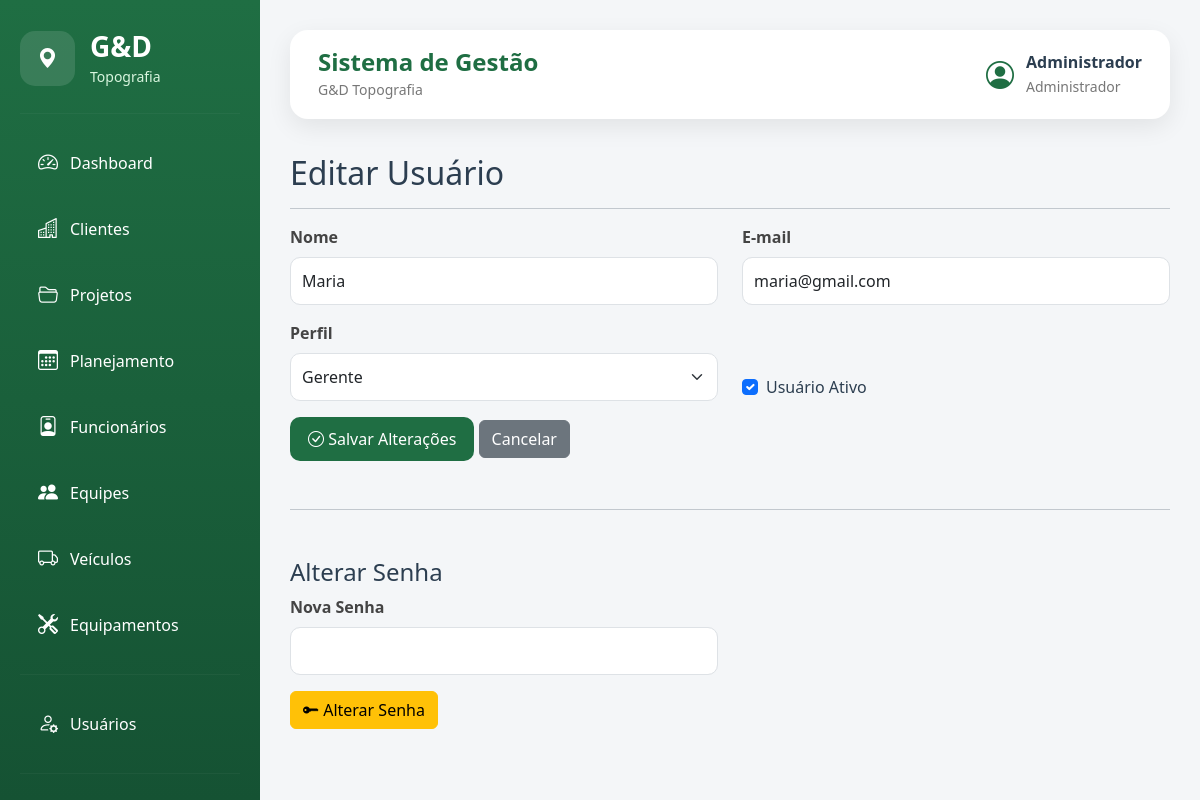
Page /usuarios/editar/2 (signed in) on the committed database.
### models/usuario.py (models this page shows, shortened)
class Usuario(UserMixin, db.Model):
    __tablename__ = "usuarios"
    id = db.Column(db.Integer, primary_key=True)
    nome = db.Column(db.String(100), nullable=False)
    email = db.Column(db.String(120), unique=True, nullable=False)
    senha = db.Column(db.String(255), nullable=False)
    perfil = db.Column(
        db.String(50),
        nullable=False,
        default="Administrador"
    )
    ativo = db.Column(
        db.Boolean,
        nullable=False,
        default=True
    )
    data_criacao = db.Column(
        db.DateTime,
        default=datetime.utcnow
    )
    ultimo_login = db.Column(
        db.DateTime,
        nullable=True
    )
    ultimo_acesso = db.Column(
        db.DateTime,
        nullable=True
    )
    foto = db.Column(
        db.String(255),
        nullable=True
    )
    telefone = db.Column(
        db.String(20),
        nullable=True
    )
    observacoes = db.Column(
        db.Text,
        nullable=True
    )

### routes/usuarios.py (the view)
@usuarios.route("/usuarios/editar/<int:id>")
@login_required
def editar_usuario(id):
    if not somente_admin():
        return redirect("/")
    usuario = Usuario.query.get_or_404(id)
    return render_template(
        "editar_usuario.html",
        usuario=usuario
    )

### app.py (called while the page is built)
@app.context_processor
def inject_csrf_token():
    return dict(csrf_token=generate_csrf)

@login_manager.user_loader
def load_user(user_id):
    return Usuario.query.get(int(user_id))

### routes/usuarios.py (called while the page is built)
def somente_admin():
    if current_user.perfil != "Administrador":
        flash("Você não possui permissão para acessar esta área.", "danger")
        return False
    return True

### templates/editar_usuario.html (shortened to what this page needs)
{% extends "layout/base.html" %}
{% block content %}
<h2>Editar Usuário</h2>
<hr>
<form action="{{ url_for('usuarios.atualizar_usuario', id=usuario.id) }}"
      method="POST">
    <div class="row">
        <div class="col-md-6 mb-3">
            <label class="form-label">Nome</label>
            <input
                type="text"
                class="form-control"
                name="nome"
                value="{{ usuario.nome }}"
                required>
        </div>
        <div class="col-md-6 mb-3">
            <label class="form-label">E-mail</label>
            <input
                type="email"
                class="form-control"
                name="email"
                value="{{ usuario.email }}"
                required>
        </div>
        <div class="col-md-6 mb-3">
            <label class="form-label">Perfil</label>
            <select
                class="form-select"
                name="perfil"
                required>
                <option value="Gerente"
                    {% if usuario.perfil == "Gerente" %}selected{% endif %}>
                    Gerente
                </option>
            </select>
        </div>
        <div class="col-md-6 mb-3 d-flex align-items-end">
            <div class="form-check">
                <input
                    class="form-check-input"
                    type="checkbox"
                    id="ativo"
                    name="ativo"
                    {% if usuario.ativo %}checked{% endif %}>
                <label class="form-check-label" for="ativo">
                    Usuário Ativo
                </label>
            </div>
        </div>
    </div>
    <button type="submit" class="btn btn-success">
        <i class="bi bi-check-circle"></i>
        Salvar Alterações
    </button>
    <a href="{{ url_for('usuarios.listar_usuarios') }}"
       class="btn btn-secondary">
        Cancelar
    </a>
</form>
<hr class="my-5">
<h4>Alterar Senha</h4>
<form action="{{ url_for('usuarios.alterar_senha', id=usuario.id) }}"
      method="POST">
    <div class="row">
        <div class="col-md-6 mb-3">
            <label class="form-label">Nova Senha</label>
            <input
                type="password"
                class="form-control"
                name="senha"
                required>
        </div>
    </div>
    <button type="submit" class="btn btn-warning">
        <i class="bi bi-key-fill"></i>
        Alterar Senha
    </button>
</form>
{% endblock %}

### templates/layout/base.html (shortened to what this page needs)
<!DOCTYPE html>
<html lang="pt-BR">
<head>
    <link href="https://cdn.jsdelivr.net/npm/bootstrap@5.3.3/dist/css/bootstrap.min.css" rel="stylesheet">
    <link href="https://cdn.jsdelivr.net/npm/bootstrap-icons@1.11.3/font/bootstrap-icons.css" rel="stylesheet">
    <link rel="stylesheet" href="{{ url_for('static', filename='css/style.css') }}">
</head>
<body>
    <div class="sidebar">
        <div class="logo">
            <div class="logo-icon">
                <i class="bi bi-geo-alt-fill"></i>
            </div>
            <div>
                <h3>G&D</h3>
                <small>Topografia</small>
            </div>
        </div>
        <hr>
        <a href="{{ url_for('dashboard.inicio') }}">
            <i class="bi bi-speedometer2"></i>
            <span>Dashboard</span>
        </a>
        <a href="{{ url_for('clientes.listar_clientes') }}">
            <i class="bi bi-buildings"></i>
            <span>Clientes</span>
        </a>
        <a href="{{ url_for('projetos.listar_projetos') }}">
            <i class="bi bi-folder2-open"></i>
            <span>Projetos</span>
        </a>
        <a href="{{ url_for('planejamento.listar_planejamento') }}">
            <i class="bi bi-calendar3"></i>
            <span>Planejamento</span>
        </a>
        <a href="{{ url_for('funcionarios.listar_funcionarios') }}">
            <i class="bi bi-person-badge"></i>
            <span>Funcionários</span>
        </a>
        <a href="{{ url_for('equipes.listar_equipes') }}">
            <i class="bi bi-people-fill"></i>
            <span>Equipes</span>
        </a>
        <a href="{{ url_for('veiculos.listar_veiculos') }}">
            <i class="bi bi-truck"></i>
            <span>Veículos</span>
        </a>
        <a href="{{ url_for('equipamentos.listar_equipamentos') }}">
            <i class="bi bi-tools"></i>
            <span>Equipamentos</span>
        </a>
        <hr>
        <a href="{{ url_for('usuarios.listar_usuarios') }}">
            <i class="bi bi-person-gear"></i>
            <span>Usuários</span>
        </a>
        <hr>
        <a href="{{ url_for('auth.logout') }}">
        </a>
    </div>
    <div class="conteudo">
        <div class="topbar">
            <div>
                <h4>Sistema de Gestão</h4>
                <small>G&D Topografia</small>
            </div>
            <div class="topbar-right">
                <div class="usuario">
                    <i class="bi bi-person-circle fs-3"></i>
                    <div>
                        <strong>
                            {{ current_user.nome }}
                        </strong>
                        <small>
                            {{ current_user.perfil }}
                        </small>
                    </div>
                </div>
            </div>
        </div>
        {% block content %}
        {% endblock %}
    </div>
</body>
</html>

### static/css/style.css (style rules this page uses)
:root { --verde-principal:#1F6E43; --verde-secundario:#2E8B57; --verde-escuro:#155233; --cinza-claro:#F4F6F8; --cinza:#D8DEE4; --texto:#2C3E50; --branco:#FFFFFF; --sombra:0 8px 25px rgba(0,0,0,.08); --radius:18px; }
* { margin:0; padding:0; box-sizing:border-box; }
body { background:var(--cinza-claro); font-family:"Segoe UI",Tahoma,Geneva,Verdana,sans-serif; color:var(--texto); overflow-x:hidden; }
.sidebar { position:fixed; top:0; left:0; width:260px; height:100vh; background:linear-gradient( 180deg, var(--verde-principal), var(--verde-escuro) ); color:white; padding:30px 20px; overflow-y:auto; overflow-x:hidden; z-index:1000; }
.logo { display:flex; align-items:center; gap:15px; margin-bottom:25px; }
.logo-icon { width:55px; height:55px; border-radius:15px; background:rgba(255,255,255,.12); display:flex; align-items:center; justify-content:center; font-size:28px; }
.logo h3 { margin:0; font-weight:700; }
.logo small { color:#d9f6df; }
.sidebar hr { border-color:rgba(255,255,255,.15); margin:20px 0; }
.sidebar a { display:flex; align-items:center; gap:12px; color:white; text-decoration:none; padding:14px 18px; border-radius:12px; margin-bottom:8px; transition:.25s; }
.sidebar i { font-size:20px; }
.conteudo { margin-left:260px; width:calc(100% - 260px); min-height:100vh; padding:30px; }
.topbar { background:white; border-radius:18px; padding:18px 28px; display:flex; justify-content:space-between; align-items:center; margin-bottom:35px; box-shadow:var(--sombra); }
.topbar h4 { margin:0; color:var(--verde-principal); font-weight:700; }
.topbar small { color:#777; }
.topbar-right { display:flex; align-items:center; gap:20px; }
.usuario { display:flex; align-items:center; gap:12px; }
.usuario i { color:var(--verde-principal); }
.usuario strong { display:block; }
.usuario small { color:#777; }
.btn-success { background:var(--verde-principal); border:none; border-radius:10px; padding:10px 18px; }
.form-control, .form-select { border-radius:10px; padding:11px; }
.form-label { font-weight:600; color:#444; }

### rows in the picture
Usuario: nome "Administrador", perfil "Administrador"
Usuario: nome "Maria", email "maria@gmail.com", perfil "Gerente", ativo "☑"
